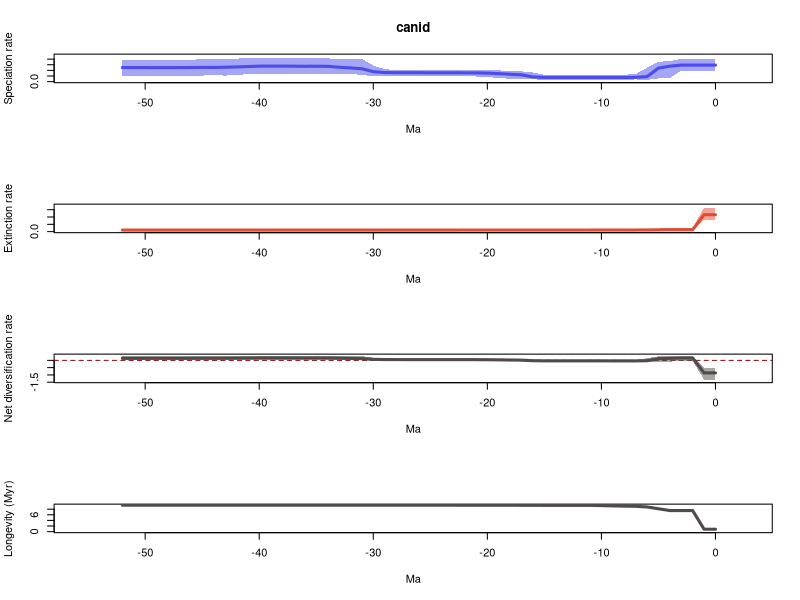

This figure's R source:
# 1 files combined:
# 	/home/eeb177-student/Desktop/eeb234/eeb-177/lab-work/exercise-9/pyrate_mcmc_logs/canid_occ_1_marginal_rates.log

# 95% HPDs calculated using code from Biopy (https://www.cs.auckland.ac.nz/~yhel002/biopy/)

pdf(file='/home/eeb177-student/Desktop/eeb234/eeb-177/lab-work/exercise-9/pyrate_mcmc_logs/canid_occ_1_marginal_rates_RTT.pdf',width=0.6*9, height=16.8)
par(mfrow=c(4,1))
library(scales)
L_hpd_m95=c(0.194000578519, 0.194000578519,0.194000578519,0.194000578519,0.0639177219189,0.056925770475,0.0297270540251,0.0390015273725,0.0297270540251,0.0297270540251,0.0297270540251,0.0297270540251,0.0297270540251,0.0297270540251,0.0297270540251,0.0297270540251,0.0418800945355,0.0507941478051,0.0507941478051,0.065608263559,0.0816500585988,0.0914996228276,0.0914996228276,0.0914996228276,0.0939028599437,0.0939028599437,0.0939028599437,0.0939028599437,0.0914996228276,0.0953825746579,0.0914996228276,0.121215805392,0.133971295691,0.133971295691,0.133971295691,0.133971295691,0.133971295691,0.133971295691,0.133971295691,0.133971295691,0.133971295691,0.133971295691,0.116382853967,0.107570891207,0.116281768642,0.107570891207,0.107570891207,0.107570891207,0.107570891207,0.107570891207,0.107570891207,0.107570891207,0.107570891207)
L_hpd_M95=c(0.405152757681, 0.405152757681,0.405152757681,0.405152757681,0.362606045329,0.354140356003,0.247920988026,0.135256399474,0.122072375071,0.122072375071,0.122072375071,0.122072375071,0.122072375071,0.122072375071,0.122072375071,0.122072375071,0.161579988842,0.183199620121,0.186776548666,0.201217529584,0.201217529584,0.209766563395,0.207293207721,0.204720666556,0.204720666556,0.204720666556,0.206649171072,0.206649171072,0.207293207721,0.221234433616,0.286623155255,0.402783082621,0.396452967572,0.396452967572,0.41580447754,0.417678097329,0.417678097329,0.417678097329,0.417678097329,0.424480780992,0.424480780992,0.427347639592,0.406563560094,0.397767241103,0.402783082621,0.397767241103,0.389880253462,0.383401420959,0.379900107554,0.379900107554,0.383401420959,0.383401420959,0.383401420959)
M_hpd_m95=c(0.818918077605, 0.818918077605,0.0890495531159,0.0890495531159,0.0890495531159,0.0839527815561,0.0839527815561,0.086684048344,0.0848583414538,0.0839527815561,0.0824756360403,0.0848583414538,0.0848583414538,0.0848583414538,0.0848583414538,0.0848583414538,0.0848583414538,0.0839527815561,0.0824756360403,0.0824756360403,0.0824756360403,0.0824756360403,0.0824756360403,0.0814050773126,0.0814050773126,0.0814050773126,0.0814050773126,0.0814050773126,0.0814050773126,0.0814050773126,0.0814050773126,0.0814050773126,0.0814050773126,0.0814050773126,0.0814050773126,0.0814050773126,0.0814050773126,0.0814050773126,0.0814050773126,0.0814050773126,0.0814050773126,0.0814050773126,0.0814050773126,0.0814050773126,0.0814050773126,0.0814050773126,0.0814050773126,0.0814050773126,0.0814050773126,0.0814050773126,0.0814050773126,0.0814050773126,0.0814050773126)
M_hpd_M95=c(1.64500284907, 1.64500284907,0.250316733889,0.250316733889,0.250316733889,0.20614652787,0.167323294415,0.141258170927,0.138278716697,0.132871914899,0.126956544765,0.126956544765,0.126956544765,0.126956544765,0.126956544765,0.126956544765,0.126956544765,0.126956544765,0.126956544765,0.126956544765,0.126956544765,0.126956544765,0.126956544765,0.126956544765,0.126956544765,0.126956544765,0.126956544765,0.126956544765,0.126956544765,0.126956544765,0.126956544765,0.126956544765,0.126956544765,0.126956544765,0.126956544765,0.126956544765,0.126956544765,0.126956544765,0.126956544765,0.126956544765,0.126956544765,0.126956544765,0.126956544765,0.126956544765,0.126956544765,0.126956544765,0.126956544765,0.126956544765,0.126956544765,0.126956544765,0.126956544765,0.126956544765,0.126956544765)
R_hpd_m95=c(-1.32773755717, -1.32773755717,-0.0304529729043,-0.0304529729043,-0.0881573075278,-0.0972692543976,-0.087632826903,-0.0876221341021,-0.0798512687203,-0.0784864133544,-0.0767999905158,-0.0784864133544,-0.0784864133544,-0.0784864133544,-0.0784864133544,-0.0784864133544,-0.0758630865531,-0.0544298105425,-0.0544298105425,-0.0422491453278,-0.0269149089352,-0.0112620452243,-0.0211637231644,-0.0198853203757,-0.0112620452243,-0.0112620452243,-0.0109024812985,-0.0109024812985,-0.0198853203757,-0.0188478080638,-0.02461399475,0.0218385666848,0.0306022451991,0.0365426485434,0.0386334250056,0.0386334250056,0.0386334250056,0.0386334250056,0.0386334250056,0.0386334250056,0.0304675730132,0.0202141002556,0.0202141002556,0.00531951950945,0.00896035398083,0.00531951950945,-0.00335073624526,-0.00335073624526,0.000550949844962,0.000550949844962,-0.00335073624526,-0.00335073624526,-0.00335073624526)
R_hpd_M95=c(-0.496667444838, -0.496667444838,0.279347169185,0.279347169185,0.279347169185,0.27598214034,0.153889346206,0.0232693841438,0.0248823143824,0.0248823143824,0.0248823143824,0.0248823143824,0.0241815790497,0.0241815790497,0.0241815790497,0.0241815790497,0.0518166813514,0.0882844162771,0.0882844162771,0.100808322402,0.100808322402,0.107839203707,0.100808322402,0.103009323159,0.107839203707,0.107839203707,0.107839203707,0.107839203707,0.103009323159,0.116980759635,0.18195855686,0.299330188332,0.295146767731,0.299330188332,0.313422234802,0.320394539843,0.320394539843,0.320394539843,0.320394539843,0.324252128981,0.320394539843,0.311208327707,0.301159299764,0.287984474869,0.287512639551,0.287512639551,0.272449307187,0.272449307187,0.272449307187,0.272449307187,0.272449307187,0.272449307187,0.272449307187)
L_mean=c(0.29408073197, 0.29408073197,0.29408073197,0.29408073197,0.273764552645,0.24065467095,0.0888809862206,0.0759411918442,0.074212531327,0.074212531327,0.074212531327,0.074212531327,0.0741700508323,0.0742913111433,0.0742913111433,0.0745006449615,0.0834526634751,0.12090960582,0.130933997311,0.142252057032,0.151025038873,0.155202445825,0.156497253654,0.157563705225,0.157268037994,0.157268037994,0.158386421122,0.158461328712,0.158794596745,0.161331877344,0.176779025942,0.229110742787,0.243592298456,0.255650677326,0.272390947292,0.273999023352,0.272637224371,0.274654010252,0.275959348561,0.276331269591,0.27526681281,0.268070354906,0.261076743209,0.255493337054,0.251642990291,0.253345997359,0.250702549082,0.249483304565,0.248765705294,0.248472557008,0.249733074,0.249733074,0.249733074)
M_mean=c(1.15648818266, 1.15648818266,0.133058050931,0.133058050931,0.133058050931,0.122642352908,0.113629605943,0.110751085783,0.109968445246,0.108952896229,0.107650166404,0.106707578886,0.106707578886,0.106707578886,0.106707578886,0.106707578886,0.106571926369,0.106434646655,0.106336899807,0.106336899807,0.106336899807,0.106336899807,0.106336899807,0.106037981803,0.106037981803,0.106037981803,0.106037981803,0.106037981803,0.106037981803,0.106037981803,0.106037981803,0.106037981803,0.106037981803,0.106037981803,0.106037981803,0.106037981803,0.106037981803,0.106037981803,0.106037981803,0.106037981803,0.106037981803,0.106037981803,0.106037981803,0.106037981803,0.106037981803,0.106037981803,0.106037981803,0.106037981803,0.106037981803,0.106037981803,0.106037981803,0.106037981803,0.106037981803)
R_mean=c(-0.862407450692, -0.862407450692,0.16102268104,0.16102268104,0.140706501714,0.118012318042,-0.0247486197221,-0.0348098939384,-0.0357559139192,-0.0347403649021,-0.0334376350774,-0.0324950475588,-0.0325375280534,-0.0324162677424,-0.0324162677424,-0.0322069339243,-0.0231192628942,0.0144749591646,0.0245970975038,0.0359151572247,0.0446881390657,0.0488655460181,0.0501603538463,0.0515257234216,0.0512300561911,0.0512300561911,0.0523484393184,0.0524233469082,0.0527566149413,0.055293895541,0.0707410441384,0.123072760984,0.137554316653,0.149612695523,0.166352965489,0.167961041549,0.166599242568,0.168616028449,0.169921366758,0.170293287787,0.169228831007,0.162032373103,0.155038761406,0.14945535525,0.145605008487,0.147308015555,0.144664567279,0.143445322762,0.142727723491,0.142434575204,0.143695092197,0.143695092197,0.143695092197)
trans=0.5
age=(0:(53-1))* -1
plot(age,age,type = 'n', ylim = c(0, 0.470082403551), xlim = c(-55.65,2.65), ylab = 'Speciation rate', xlab = 'Ma',main='canid' )
polygon(c(age, rev(age)), c(L_hpd_M95, rev(L_hpd_m95)), col = alpha("#4c4cec",trans), border = NA)
lines(rev(age), rev(L_mean), col = "#4c4cec", lwd=3)
plot(age,age,type = 'n', ylim = c(0, 1.80950313397), xlim = c(-55.65,2.65), ylab = 'Extinction rate', xlab = 'Ma' )
polygon(c(age, rev(age)), c(M_hpd_M95, rev(M_hpd_m95)), col = alpha("#e34a33",trans), border = NA)
lines(rev(age), rev(M_mean), col = "#e34a33", lwd=3)
plot(age,age,type = 'n', ylim = c(-1.46051131289, 0.356677341879), xlim = c(-55.65,2.65), ylab = 'Net diversification rate', xlab = 'Ma' )
abline(h=0,lty=2,col="darkred")
polygon(c(age, rev(age)), c(R_hpd_M95, rev(R_hpd_m95)), col = alpha("#504A4B",trans), border = NA)
lines(rev(age), rev(R_mean), col = "#504A4B", lwd=3)
plot(age,age,type = 'n', ylim = c(0, max(1/M_mean)), xlim = c(-55.65,2.65), ylab = 'Longevity (Myr)', xlab = 'Ma' )
lines(rev(age), rev(1/M_mean), col = "#504A4B", lwd=3)
n <- dev.off()